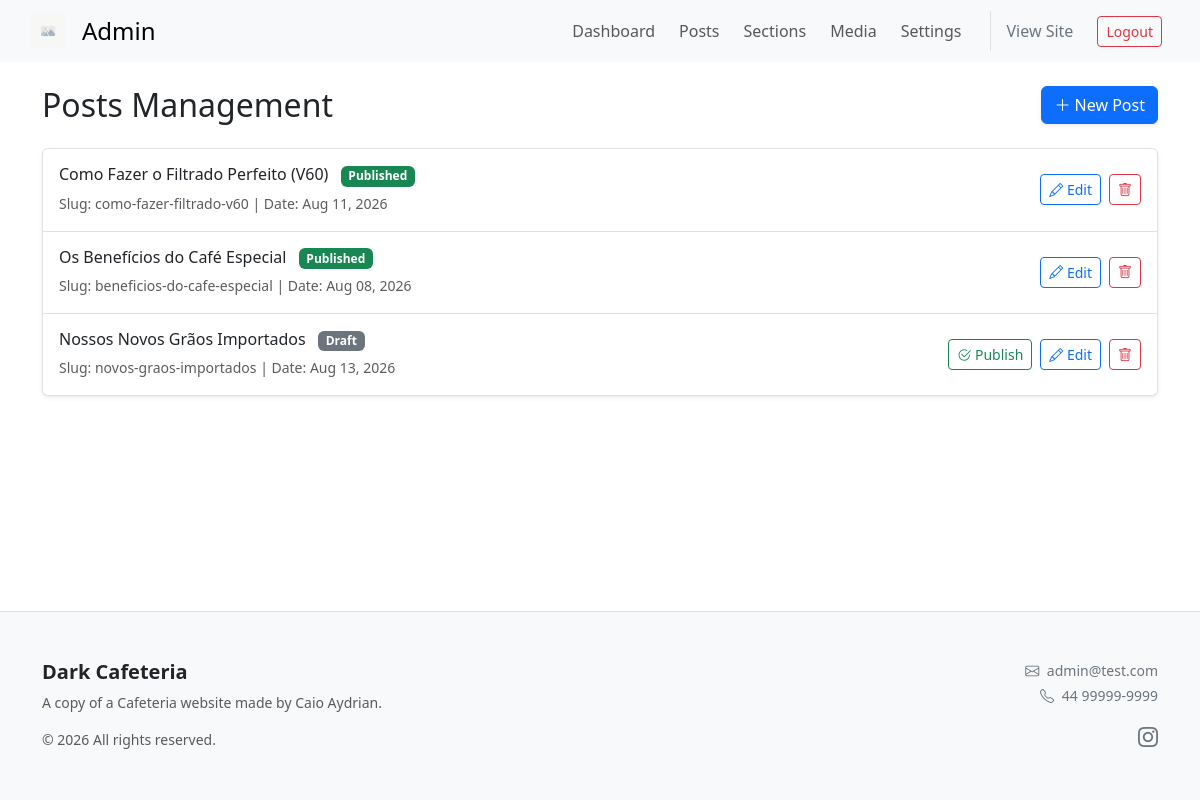
The app's page /admin/posts (signed in) with its own data.
### tables this page shows
CREATE TABLE posts (
    id INT UNSIGNED AUTO_INCREMENT PRIMARY KEY,
    title VARCHAR(255) NOT NULL,
    slug VARCHAR(255) NOT NULL UNIQUE,
    content TEXT NOT NULL,
    cover_image VARCHAR(255) NULL,
    status ENUM('draft', 'published') NOT NULL DEFAULT 'draft',
    published_at TIMESTAMP NULL DEFAULT NULL,
    created_at TIMESTAMP NOT NULL DEFAULT CURRENT_TIMESTAMP,
    updated_at TIMESTAMP NOT NULL DEFAULT CURRENT_TIMESTAMP ON UPDATE CURRENT_TIMESTAMP
);

### public/index.php (called while the page is built, shortened)
<?php
$uri = parse_url($_SERVER['REQUEST_URI'], PHP_URL_PATH);
handleRequest($uri);

### backend/core/database.php (called while the page is built)
<?php
function getDbConnection(): PDO
{
    static $pdo = null;
    if ($pdo === null) {
        try {
            $dsn     = 'mysql:host=127.0.0.1;dbname=cms_db;charset=utf8mb4';
            $options = [
                PDO::ATTR_ERRMODE            => PDO::ERRMODE_EXCEPTION,
                PDO::ATTR_DEFAULT_FETCH_MODE => PDO::FETCH_ASSOC,
            ];
            $pdo = new PDO($dsn, 'root', '', $options);
        } catch (PDOException $e) {
            http_response_code(500);
            exit('Database connection failed.');
        }
    }
    return $pdo;
}

### backend/models/Model.php (called while the page is built, shortened)
<?php
require_once __DIR__ . '/../core/database.php';
abstract class Model
{
    public function __construct()
    {
        $this->db = getDbConnection();
    }
}

### backend/models/Post.php (called while the page is built, shortened)
<?php
require_once __DIR__ . '/Model.php';
class Post extends Model
{
    public function getAll(): array
    {
        $stmt = $this->db->query("
            SELECT * FROM posts
            ORDER BY published_at DESC, created_at DESC
        ");
        return $stmt->fetchAll();
    }
}

### views/admin/posts.php (the view, shortened to what this page needs)
<?php
require_once __DIR__ . '/../../backend/models/Post.php';
$postModel = new Post();
$posts = $postModel->getAll();
?>
<div class="d-flex justify-content-between align-items-center mb-4">
    <h2 class="mb-0">Posts Management</h2>
    <button type="button" class="btn btn-primary shadow-sm" data-bs-toggle="modal" data-bs-target="#postModal" onclick="resetForm()">
        <i class="bi bi-plus-lg"></i> New Post
    </button>
</div>
<div id="posts-list-container">
    <?php if (empty($posts)): ?>
        <div class="card shadow-sm border-0">
            <div class="card-body text-center py-5">
                <h5 class="text-muted mb-3">No posts found</h5>
                <p class="text-muted mb-0">You haven't created any blog posts yet.</p>
            </div>
        </div>
    <?php else: ?>
        <div class="list-group shadow-sm">
            <?php foreach ($posts as $post):
                $badgeClass = $post['status'] === 'published' ? 'bg-success' : 'bg-secondary';
                $badgeText = $post['status'] === 'published' ? 'Published' : 'Draft';
            ?>
                <div class="list-group-item list-group-item-action d-flex justify-content-between align-items-center p-3">
                    <div>
                        <h6 class="mb-1">
                            <?= htmlspecialchars($post['title']) ?>
                            <span class="badge <?= $badgeClass ?> ms-2"><?= $badgeText ?></span>
                        </h6>
                        <small class="text-muted">Slug: <?= htmlspecialchars($post['slug']) ?> | Date: <?= date('M d, Y', strtotime($post['published_at'] ?? $post['created_at'])) ?></small>
                    </div>
                    <div class="d-flex gap-2">
                        <?php if ($post['status'] === 'draft'): ?>
                            <form method="POST" onsubmit="return confirm('Publish this post?');">
                                <button type="submit" class="btn btn-sm btn-outline-success">
                                    <i class="bi bi-check2-circle"></i> Publish
                                </button>
                            </form>
                        <?php endif; ?>
                        <button class="btn btn-sm btn-outline-primary" onclick='editPost(<?= htmlspecialchars(json_encode($post), ENT_QUOTES, "UTF-8") ?>)'>
                            <i class="bi bi-pencil"></i> Edit
                        </button>
                        <form method="POST" onsubmit="return confirm('Are you sure you want to delete this post?');">
                            <button type="submit" class="btn btn-sm btn-outline-danger">
                                <i class="bi bi-trash"></i>
                            </button>
                        </form>
                    </div>
                </div>
            <?php endforeach; ?>
        </div>
    <?php endif; ?>
</div>
<?php
require_once __DIR__ . '/../layouts/admin.php';
?>

### records on screen
posts: title "Como Fazer o Filtrado Perfeito (V60)", status "Published", slug "como-fazer-filtrado-v60", published_at "Aug 11, 2026"
posts: title "Os Benefícios do Café Especial", status "Published", slug "beneficios-do-cafe-especial", published_at "Aug 08, 2026"
posts: title "Nossos Novos Grãos Importados", status "Draft", slug "novos-graos-importados", published_at+created_at "Aug 13, 2026"

### other values on screen
$globalSettings['site_name'] "Dark Cafeteria"
$globalSettings['site_description'] "A copy of a Cafeteria website made by Caio Aydrian."
$globalSettings['contact_email'] "admin@test.com"
$globalSettings['phone'] "44 99999-9999"
